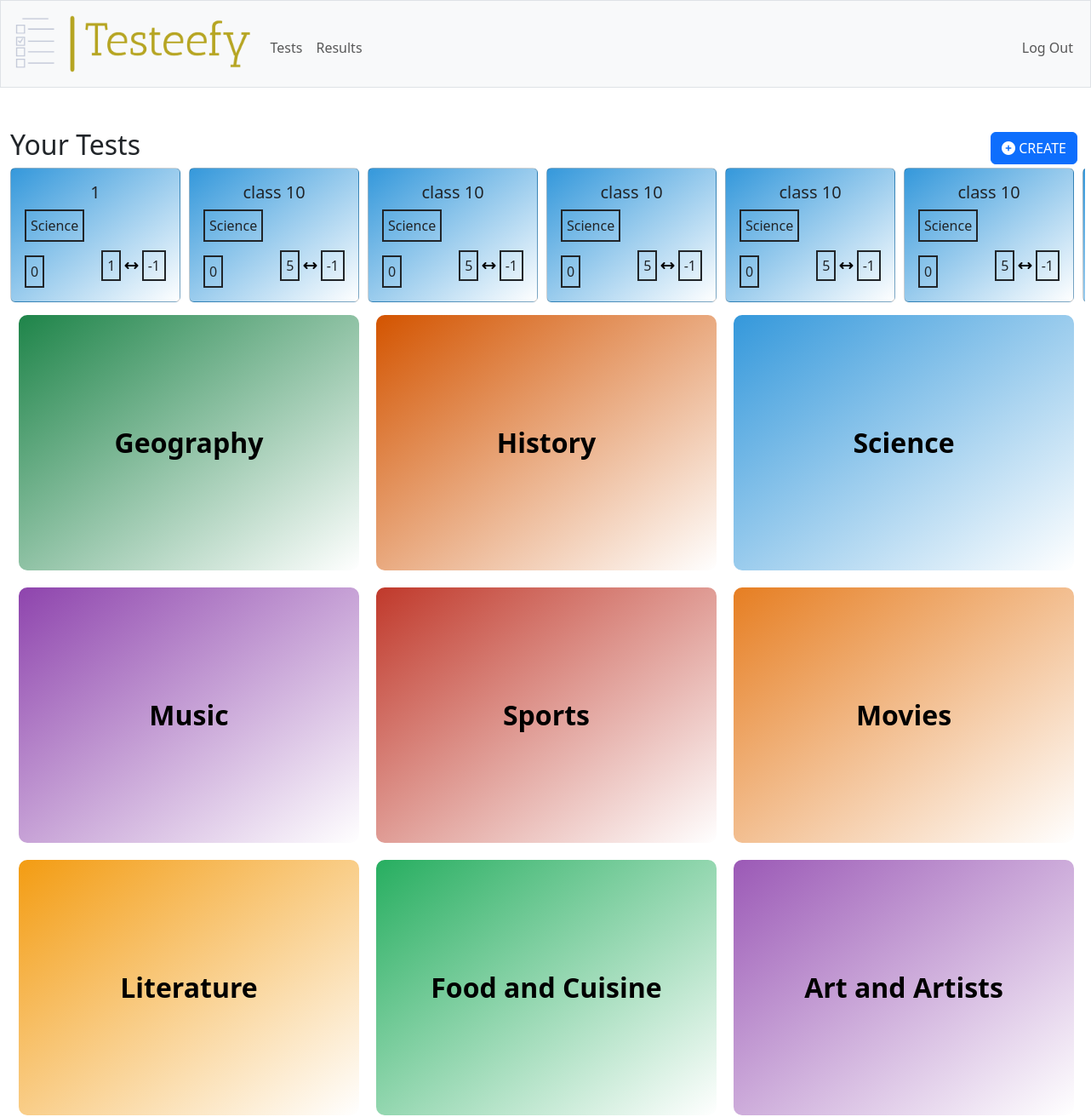
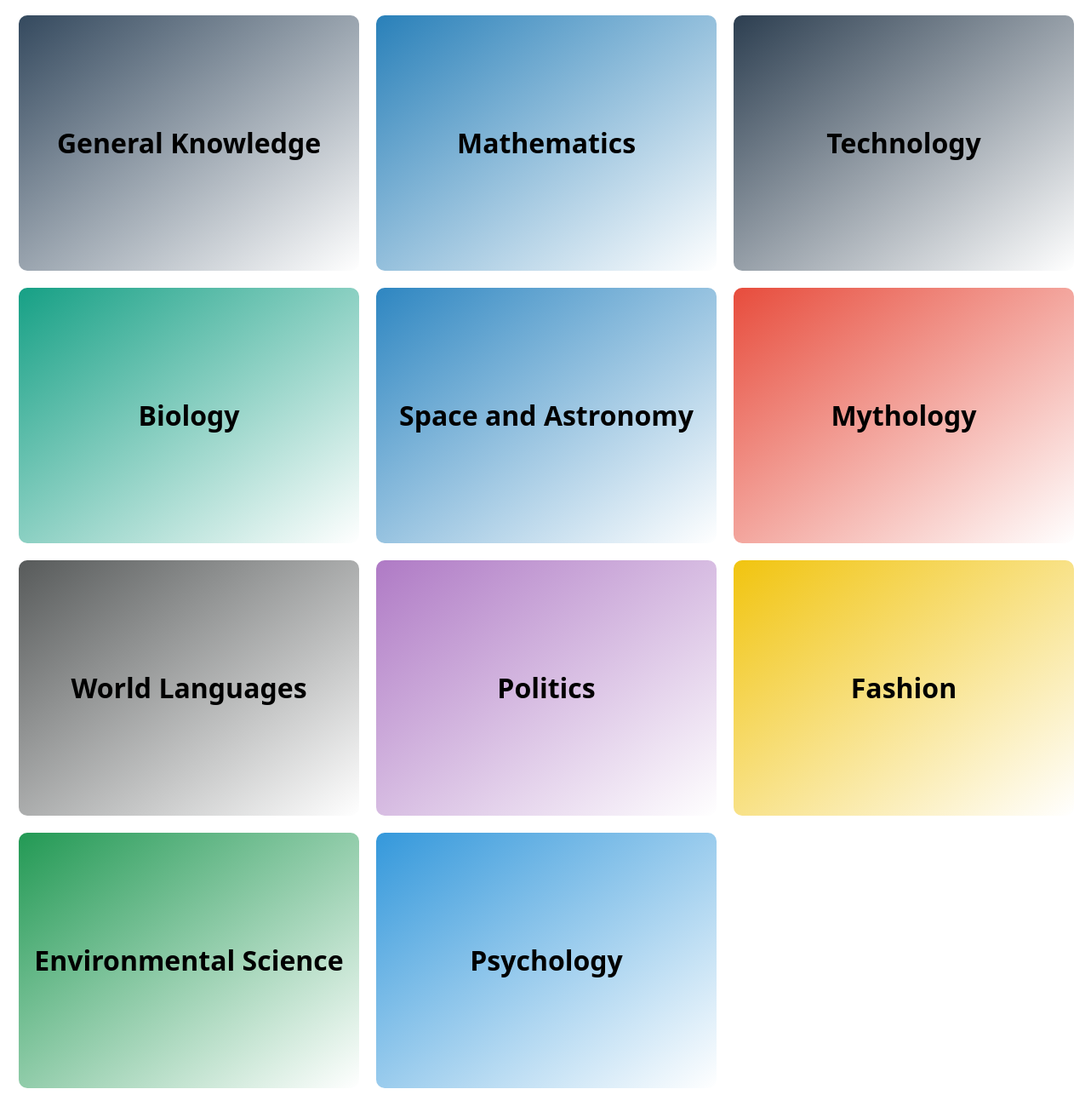
Page /tests/ (signed in) on the committed database (2 pictures, top to bottom).
### tables this page shows
CREATE TABLE 'test' ('ID' INTEGER PRIMARY KEY AUTOINCREMENT,
Topic TEXT,
Subject TEXT,
Examiner_id INTEGER,
Max_marks INTEGER,
Min_marks INTEGER, 'Num_of_question' INTEGER, Num_of_attempts INTEGER DEFAULT 0,
FOREIGN KEY(Examiner_id) REFERENCES user(ID));

### app.py (the view)
@app.route("/tests/")
@login_required
def tests():
    rows = []
    if session["type"] == "EXAMINER":
        rows = db.execute(
            "SELECT * from test where Examiner_id = ?",(session["user_id"],)
            ).fetchall()
    return render_template("tests.html",tests=rows,len=len(rows),sub_dict=SUBJECT_DICT)

### helpers.py (called while the page is built)
def login_required(f):
    @wraps(f)
    def decorated_function(*args, **kwargs):
        if session.get("user_id") is None:
            return redirect("/login")
        return f(*args, **kwargs)
    return decorated_function

### templates/tests.html (shortened to what this page needs)
{% extends "layout.html" %}
{% block stylesheet %}
    <link href="/static/styles_tests.css" rel="stylesheet">
{% endblock %}
{% block main %}
    {% if session["type"] == "EXAMINER"%}
        <div class="examiner-only">
            <div class="exam_top">
                <h2 style="text-align:start;">Your Tests</h2>
                <a href="/test/create"><button class="btn btn-primary m-1"><i class="fa-solid fa-circle-plus"></i>  CREATE</button></a>
            </div>
            <div class="card-container-contain">
                {% if len != 0 %}
                <div class="card-container">
                    {% for i in tests %}
                        <div class="card" style="--grad-color: {{ sub_dict[i[2]] }};" >
                            <div class="card-body">
                                <h5 class="card-title">{{ i[1] }}</h5>
                                <p class="card-text box">{{ i[2] }}</p>
                                <span class="bottom-row">
                                    <span class="box">{{ i[7] }}</span>
                                    <span>
                                        <span class="box">{{ i[4] }}</span>
                                        <i class="fa-sharp fa-solid fa-arrows-left-right" style="color: #000000;"></i>
                                        <span class="box">{{ i[5] }}</span>
                                    </span>
                                </span>
                            </div>
                        </div>
                    {% endfor %}
                </div>
                {% else %}
                <h3>you do not have any tests</h3>
                {% endif %}
            </div>
        </div>
    {% endif %}
    <div class="large_card_container">
    {% for i in sub_dict %}
    <a href="{{ i }}">
    <div class="card_large" style="--grad-color: {{sub_dict[i]}};">
        <div class="card_large-body">
            <b class="subject_large_card">{{ i }}</b>
        </div>
    </div>
</a>
    {% endfor %}
</div>
{% endblock %}

### static/styles_tests.css (style rules this page uses)
body { width: 100vw; overflow-x: hidden; }
.box { border-style: solid; border-width: 2px; width: max-content; padding: 5px; }
.bottom-row { display: flex; justify-content: space-between; }
.card-container-contain { width: 98.5vw; overflow-x: scroll; }
.card-container { display: flex; gap: 10px; width: fit-content; margin-bottom: 5px; }
.card { width: 200px; aspect-ratio: 4/3; }
.card , .card_large { background-image: linear-gradient(to bottom right, var(--grad-color),white); }
.exam_top { display:flex; justify-content: space-between; }
.exam_top h2 { display:inline; }
.btn { display: inline-block; }
.card_large { width: 400px; aspect-ratio: 4/3; font-size: large; margin : 10px; border-radius: 10px; display: flex; justify-content: center; align-items: center; padding: 10px; }
.card_large-body { text-align: center; margin: auto; }
.large_card_container { display: grid; grid-template-columns: auto auto auto; }
.subject_large_card { font-size:xx-large; }
a { text-decoration: none; color: black; }

### rows in the picture
test: Topic "1", Subject "Science", Num_of_attempts "0", Max_marks "1", Min_marks "-1"
test: Topic "class 10", Subject "Science", Num_of_attempts "0", Max_marks "5", Min_marks "-1"
test: Topic "class 10", Subject "Science", Num_of_attempts "0", Max_marks "5", Min_marks "-1"
test: Topic "class 10", Subject "Science", Num_of_attempts "0", Max_marks "5", Min_marks "-1"
test: Topic "class 10", Subject "Science", Num_of_attempts "0", Max_marks "5", Min_marks "-1"
test: Topic "class 10", Subject "Science", Num_of_attempts "0", Max_marks "5", Min_marks "-1"

### other values in the picture
{{ i }} "Geography" "History" "Science" "Music" "Sports" "Movies" "Literature" "Food and Cuisine" "Art and Artists" "General Knowledge" "Mathematics" "Technology" "Biology" "Space and Astronomy" "Mythology" "World Languages" "Politics" "Fashion" "Environmental Science" "Psychology"
